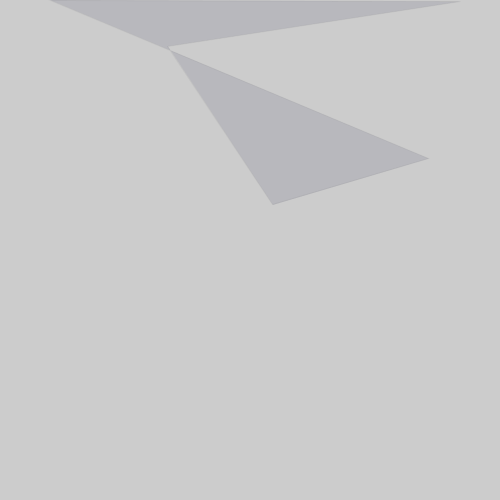
Frame 1 (no input)
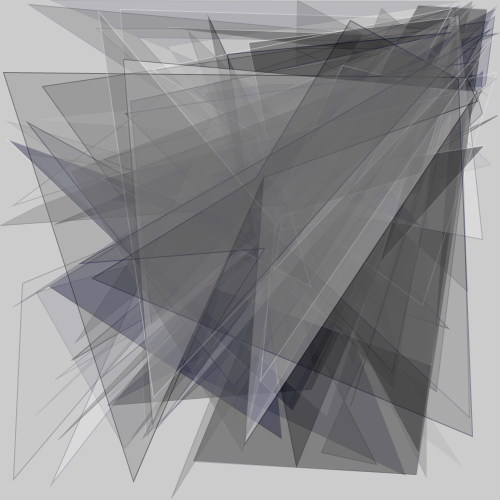
Frame 60 (the mouse pressed at the canvas centre just before this capture)
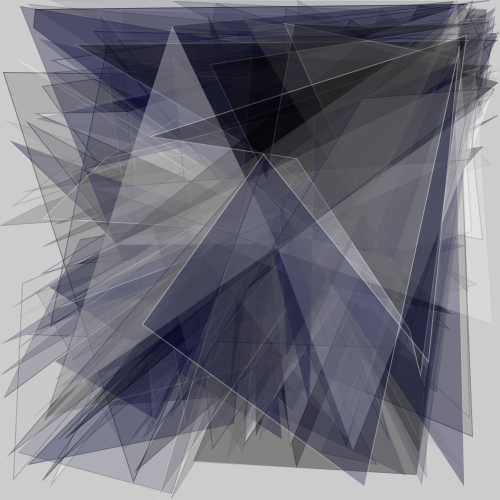
Frame 120 (the mouse held since frame 60 and released just before this capture)

The Processing sketch that drew these frames (run headless with seeded random() and noise(); from frame 60 on, the mouse is pressed at the canvas centre):

// Processing sketch: processing_49987
// ── processing_49987.pde

int sizeRect=10;
float coord1=50;
float coord2=0;
int colorNum=0;
int trans=100;
color[] palette=new color[4];

void setup(){
  frameRate(10);
  smooth();
  
  palette[0]=color(0,0,0);
  palette[1]=color(255,255,255);
  palette[2]=color(0,0,50);
  palette[3]=color(100,100,100);
  
  size(500,500);
 
}

void draw(){
  
      colorNum=int(random(palette.length));
      fill(palette[colorNum],int(random(0,100)));
      colorNum=int(random(palette.length));
      stroke(palette[colorNum],int(random(0,100)));
      
  
      beginShape();
      vertex(coord1,coord2);
      coord1=random(0,500);
      coord2=random(0,500);
      vertex(coord1,coord2);
      coord1=random(250,300);
      coord2=random(150,250);
      vertex(coord1,coord2);
      coord1=random(0,500);
      coord2=random(0,500);
      vertex(coord1,coord2);
      coord1=random(450,500);
      coord2=random(0,100);
      vertex(coord1,coord2);
      coord1=random(0,500);
      coord2=random(0,500);
      endShape(CLOSE);

}
